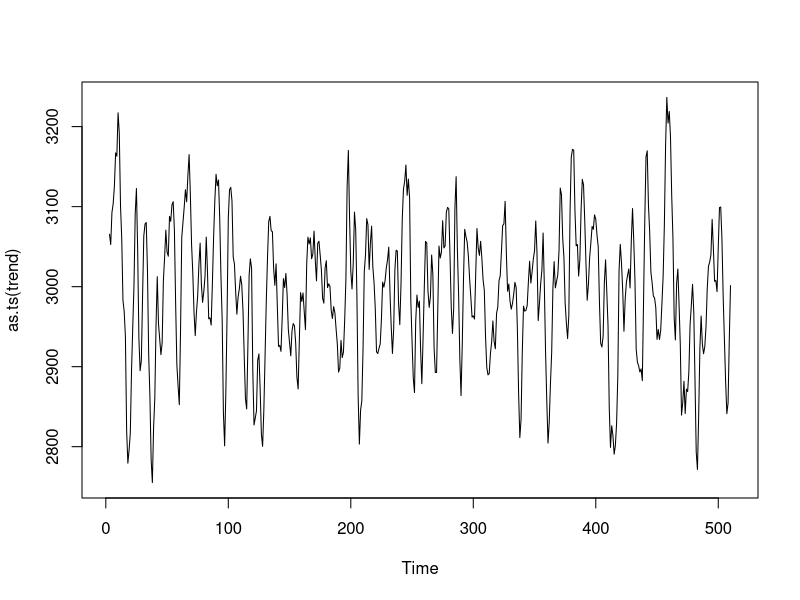
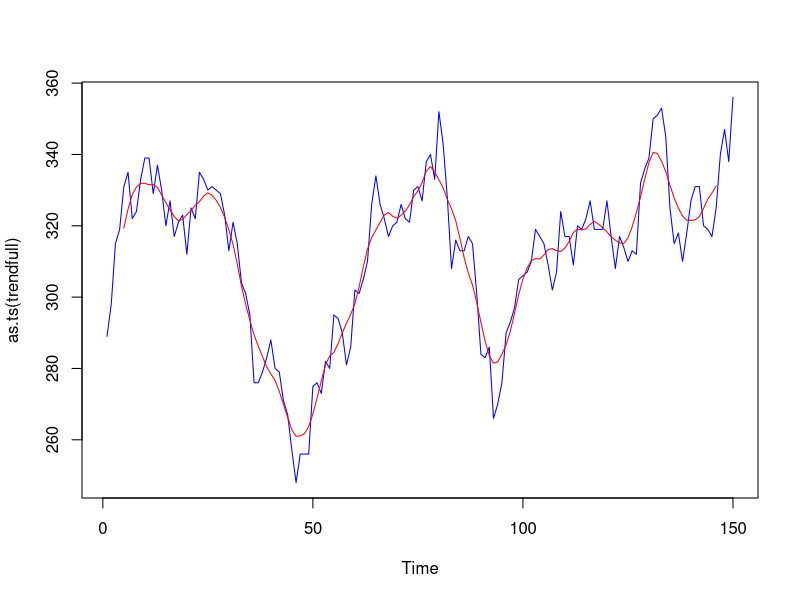

These figures' R source, in order:
## ---- chunk 1
knitr::opts_chunk$set(echo = TRUE)
## ---- chunk 2
library(forecast)

# generate data
set.seed(42)

n <- 512

trendless <- as.integer(rnorm(n, 3000, 200))
trend <- ma(trendless, order = 4, centre = T)
plot(as.ts(trend))

# generate data with a trend

trendfull <- cumsum(as.integer(rnorm(n, 2, 10)))
trendfull <- tail(head(trendfull, 300), 150)
trend <- ma(trendfull, order = 8, centre = T)
plot(as.ts(trendfull), col = 'blue')
lines(trend, col = 'red')


